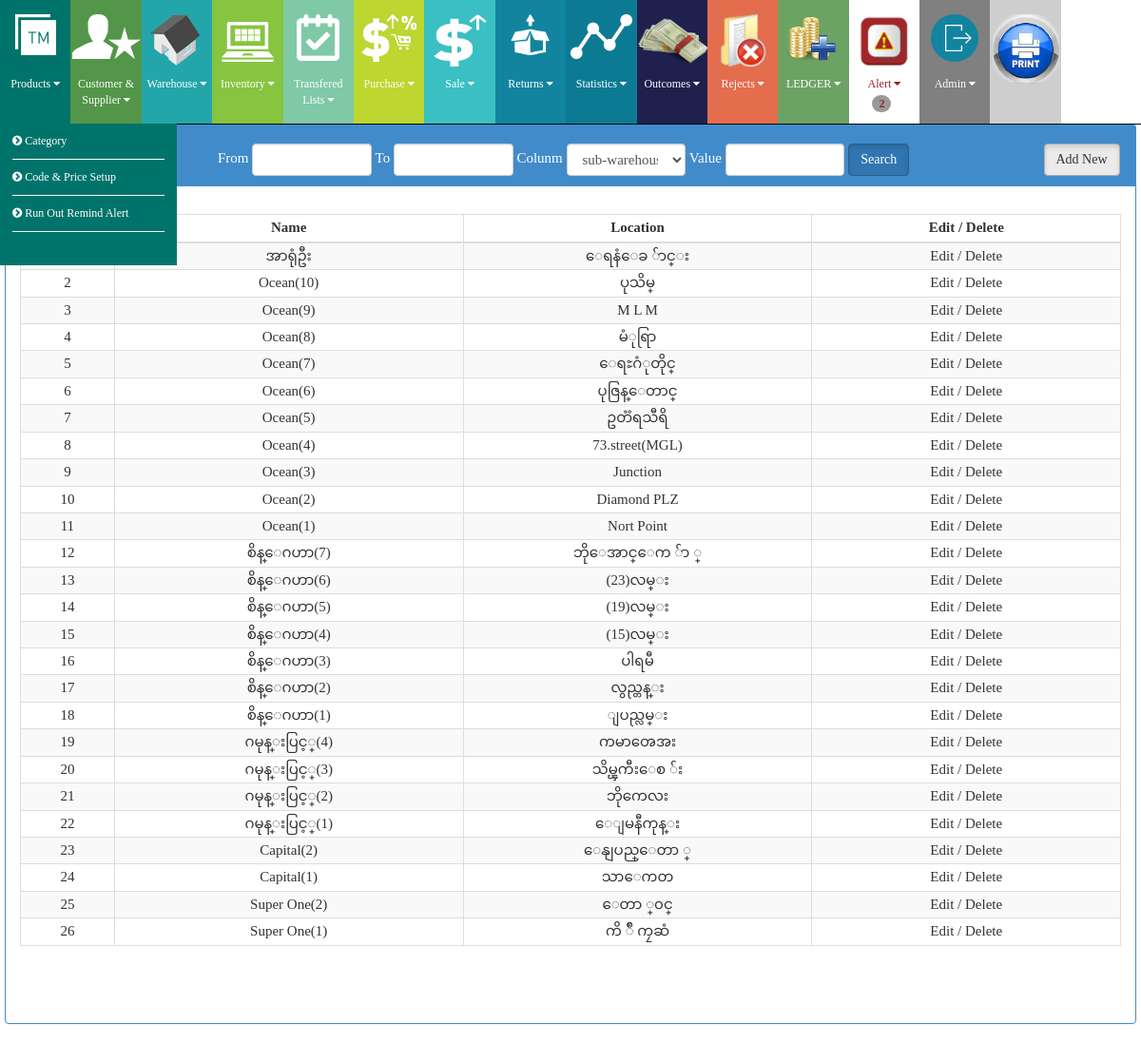
The app's page /index.php/admin/data_list/consinement (signed in) with its own data.
### tables this page shows
CREATE TABLE IF NOT EXISTS `tbl_consinement` (
  `id` tinyint(4) NOT NULL AUTO_INCREMENT,
  `name` tinytext NOT NULL,
  `location` tinytext NOT NULL,
  PRIMARY KEY (`id`)
);

### application/controllers/admin.php (called while the page is built, shortened)
<?php if ( ! defined('BASEPATH')) exit('No direct script access allowed');
class Admin extends CI_Controller
{
	var $data;
	function __construct()
	{
		$this->load->model('admin_model');
	}
	?>
		<?php
	function data_list($table)
	{
		if(get_cookie("admin_cookie"))
		{
		$data = $this->data;
			$table=$this->uri->segment(3);
			$data["unit"]=$this->admin_model->grab_unit();
			switch($table)
			{
				default:
				$data["lists"]=$this->db->order_by("id","DESC")->get("tbl_".$table);
				break;
			}
			$data["main_content"]=$table;
			$this->load->view("admin/template",$data);
		}
		else
		{
			redirect("site");
		}
	}
}

### index.php (called while the page is built, shortened)
<?php
require_once BASEPATH.'core/CodeIgniter.php';

### application/views/admin/consinement.php (the view, shortened to what this page needs)
        <div class="panel panel-primary">
          <div class="panel-heading heading-over">
           <div class="container">
              <div class="col-lg-2 col-md-2">
                <h3 class="panel-title"><i class="fa fa-bars"></i> Consinement Lists</h3>
              </div>
              <div class="col-lg-9 col-md-9">
                  <form name="getreport" id="consinement">
         <?=$from?> <input type="text" name="startdate" class="form-control-sale date" id="date1"/>
          <?=$to?> <input type="text" name="enddate" class="form-control-sale date" id="date2"/>
          Colunm <select name="colunm" class="form-control-sale" >
                    <option value="name">sub-warehouse name</option>
          </select>
          Value <input type="text" name="search" class="form-control-sale" onkeyup="searchsingle('consinement')"/>
          <input type="button" class="btn btn-primary active" value="<?=$search?>" onclick="searchsingle('consinement')">
        </form>
              </div>
            <div class="col-lg-1 col-md-1 text-right">
               <a href="javascript:show_form('consinement_form')" class="btn btn-default active"><?=$addnew?></a>
              </div>
          </div>
          </div>
            <br/>
          <div class="panel-body">
            <div class="table-responsive panel-over">
              <table class="table table-bordered table-hover table-striped tablesorter">
                <thead class="thead-over">
                  <tr>
                    <th width="70"><?=$no?></th>
                    <th width="260">Name</th>
                    <th width="260">Location</th>
                     <th width="230"><?=$edit?> / <?=$delete?></th>
                  </tr>
                </thead>
                <tbody id="content">
                <?php
                $count=1;
		  foreach($lists->result() as $list):
	           ?>
                  <tr>
                  <td width="70"><?=$count?></td>
                    <td width="260"><?=$list->name?></td>
                     <td width="260"><?=$list->location?></td>
                     <td width="230">
                   <a href="javascript:makeedit('<?=$list->id?>','consinement')"><?=$edit?></a> /
                <a href="javascript:makedelete('<?=$list->id?>','consinement','<?=$this->uri->segment(4)?>')"><?=$delete?></a>
                     </td>
                  </tr>
                   <?php
                   $count++;
	endforeach;
?>
                </tbody>
              </table>
            </div>
          </div>
        </div>
      </div>

### css/signin.css (style rules this page uses)
body { padding-top: 40px; padding-bottom: 40px; }

### css/main.css (style rules this page uses)
input, select { padding:0; margin:0; border:none; }
.heading-over { position: fixed; width: 99%; z-index: 1000; }
.panel-over { margin-top: 5%; }
a { cursor: pointer; }
.form-control-sale { margin:auto; height:34px; width:15%; padding:6px 12px; line-height: 1.428571429; color: #555555; vertical-align: middle; background-color: #ffffff; border: 1px solid #cccccc; border-radius: 4px; -webkit-box-shadow: inset 0 1px 1px rgba(0, 0, 0, 0.075); box-shadow: inset 0 1px 1px rgba(0, 0, 0, 0.075); -webkit-transition: border-color ease-in-out 0.15s, box-shadow ease-in-out 0.15s; transition: border-color ease-in-out 0.15s, box-shadow ease-in-out 0.15s; }
a { text-decoration:none !important; color:inherit; }
body { padding:0; margin:0px; font-family: 'dinregular'; }
.dropItemCon { position:relative; margin:auto; width:inherit; }
.navDropItem { position:relative; margin:auto; width:160px; padding-left:0px; color:#FFF; text-align:left; font-size:12px; padding-top:10px; padding-bottom:10px; border-bottom:thin solid #FFF; }

### records on screen
tbl_consinement: name "အာရုံဦး", location "ေရနံေခ ်ာင္း"
tbl_consinement: name "Ocean(10)", location "ပုသိမ္"
tbl_consinement: name "Ocean(9)", location "M L M"
tbl_consinement: name "Ocean(8)", location "မံုရြာ"
tbl_consinement: name "Ocean(7)", location "ေရႊဂံုတိုင္"
tbl_consinement: name "Ocean(6)", location "ပုဇြန္ေတာင္"
tbl_consinement: name "Ocean(5)", location "ဥတၱရသီရိ"
tbl_consinement: name "Ocean(4)", location "73.street(MGL)"
tbl_consinement: name "Ocean(3)", location "Junction"
tbl_consinement: name "Ocean(2)", location "Diamond PLZ"
tbl_consinement: name "Ocean(1)", location "Nort Point"
tbl_consinement: name "စိန္ေဂဟာ(7)", location "ဘိုေအာင္ေက ်ာ ္"
tbl_consinement: name "စိန္ေဂဟာ(6)", location "(23)လမ္း"
tbl_consinement: name "စိန္ေဂဟာ(5)", location "(19)လမ္း"
tbl_consinement: name "စိန္ေဂဟာ(4)", location "(15)လမ္း"
tbl_consinement: name "စိန္ေဂဟာ(3)", location "ပါရမီ"
tbl_consinement: name "စိန္ေဂဟာ(2)", location "လွည္တန္း"
tbl_consinement: name "စိန္ေဂဟာ(1)", location "ျပည္လမ္း"
tbl_consinement: name "ဂမုန္းပြင့္(4)", location "ကမာၻေအး"
tbl_consinement: name "ဂမုန္းပြင့္(3)", location "သိမ္ၾကီးေစ ်း"
tbl_consinement: name "ဂမုန္းပြင့္(2)", location "ဘိုကေလး"
tbl_consinement: name "ဂမုန္းပြင့္(1)", location "ေျမနီကုန္း"
tbl_consinement: name "Capital(2)", location "ေနျပည္ေတာ ္"
tbl_consinement: name "Capital(1)", location "သာေကတ"
tbl_consinement: name "Super One(2)", location "ေတာ ္၀င္"
tbl_consinement: name "Super One(1)", location "ကိ ်ဳ ကၠဆံ"

### other values on screen
get_cookie("admin_cookie") "Admin"
$from "From"
$to "To"
$addnew "Add New"
$edit "Edit"
$delete "Delete"
